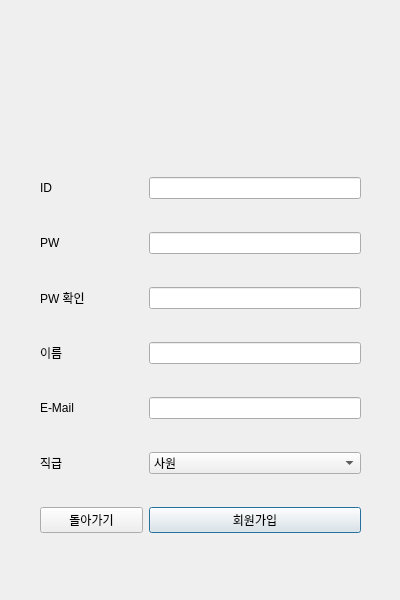
<?xml version="1.0" encoding="UTF-8"?>
<ui version="4.0">
 <class>SignUpDialog</class>
 <widget class="QDialog" name="SignUpDialog">
  <property name="geometry">
   <rect>
    <x>0</x>
    <y>0</y>
    <width>400</width>
    <height>600</height>
   </rect>
  </property>
  <property name="windowTitle">
   <string>Dialog</string>
  </property>
  <widget class="QWidget" name="layoutWidget">
   <property name="geometry">
    <rect>
     <x>40</x>
     <y>150</y>
     <width>321</width>
     <height>411</height>
    </rect>
   </property>
   <layout class="QGridLayout" name="gridLayout">
    <item row="0" column="0">
     <widget class="QLabel" name="signIDLabel">
      <property name="text">
       <string>ID</string>
      </property>
     </widget>
    </item>
    <item row="4" column="1" colspan="2">
     <widget class="QLineEdit" name="userEmailLineEdit"/>
    </item>
    <item row="4" column="0">
     <widget class="QLabel" name="useremail">
      <property name="text">
       <string>E-Mail</string>
      </property>
     </widget>
    </item>
    <item row="2" column="1" colspan="2">
     <widget class="QLineEdit" name="signpw2LineEdit"/>
    </item>
    <item row="1" column="0">
     <widget class="QLabel" name="signpwLabel">
      <property name="text">
       <string>PW</string>
      </property>
     </widget>
    </item>
    <item row="3" column="1" colspan="2">
     <widget class="QLineEdit" name="usernameLineEdit"/>
    </item>
    <item row="1" column="1" colspan="2">
     <widget class="QLineEdit" name="signpwLineEdit"/>
    </item>
    <item row="3" column="0">
     <widget class="QLabel" name="username">
      <property name="text">
       <string>이름</string>
      </property>
     </widget>
    </item>
    <item row="0" column="1" colspan="2">
     <widget class="QLineEdit" name="signIDLineEdit"/>
    </item>
    <item row="2" column="0">
     <widget class="QLabel" name="signpw2Label">
      <property name="text">
       <string>PW 확인</string>
      </property>
     </widget>
    </item>
    <item row="5" column="0">
     <widget class="QLabel" name="levelLabel">
      <property name="text">
       <string>직급</string>
      </property>
     </widget>
    </item>
    <item row="5" column="1" colspan="2">
     <widget class="QComboBox" name="levelComboBox">
      <item>
       <property name="text">
        <string>사원</string>
       </property>
      </item>
      <item>
       <property name="text">
        <string>대리</string>
       </property>
      </item>
      <item>
       <property name="text">
        <string>과장</string>
       </property>
      </item>
      <item>
       <property name="text">
        <string>부장</string>
       </property>
      </item>
     </widget>
    </item>
    <item row="10" column="0">
     <widget class="QPushButton" name="cancelClicked">
      <property name="text">
       <string>돌아가기</string>
      </property>
      <property name="autoDefault">
       <bool>false</bool>
      </property>
     </widget>
    </item>
    <item row="10" column="1" colspan="2">
     <widget class="QPushButton" name="okButton">
      <property name="text">
       <string>회원가입</string>
      </property>
      <property name="autoDefault">
       <bool>false</bool>
      </property>
      <property name="default">
       <bool>true</bool>
      </property>
     </widget>
    </item>
   </layout>
  </widget>
 </widget>
 <resources/>
 <connections/>
</ui>
